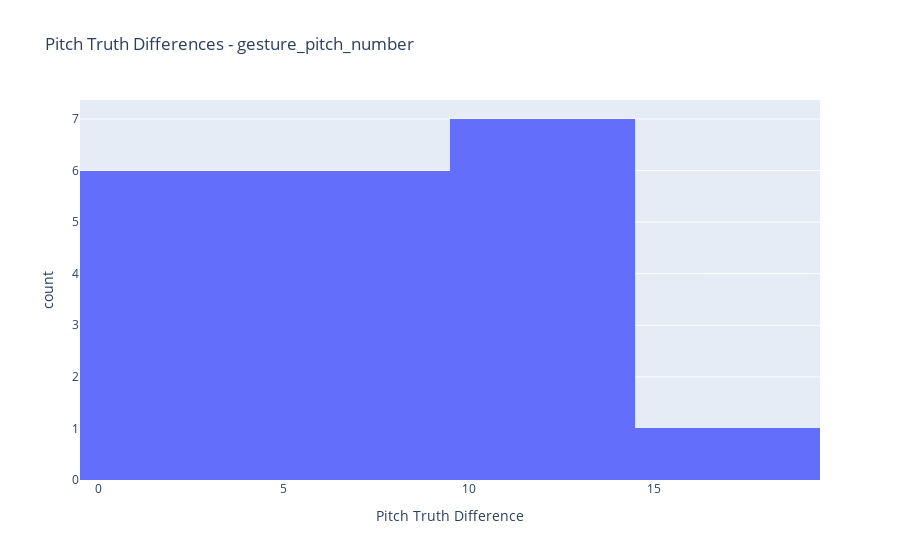
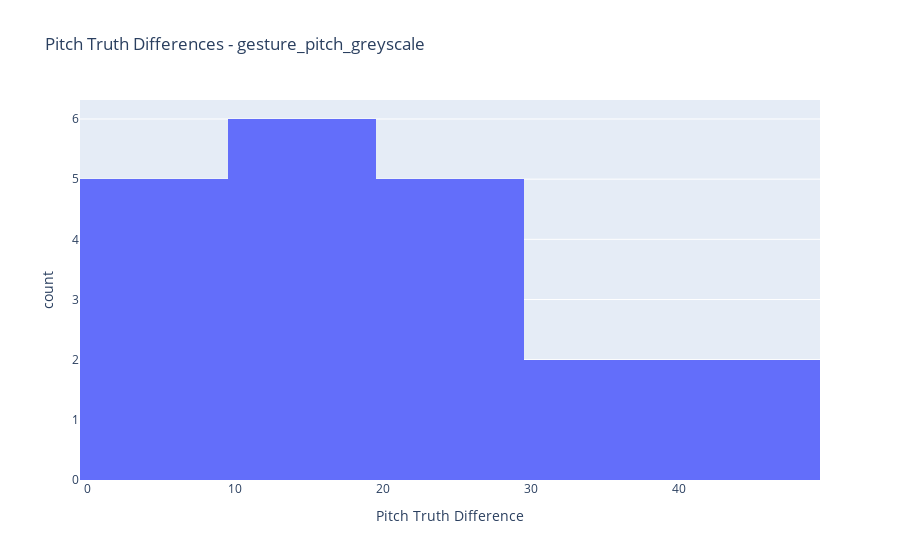
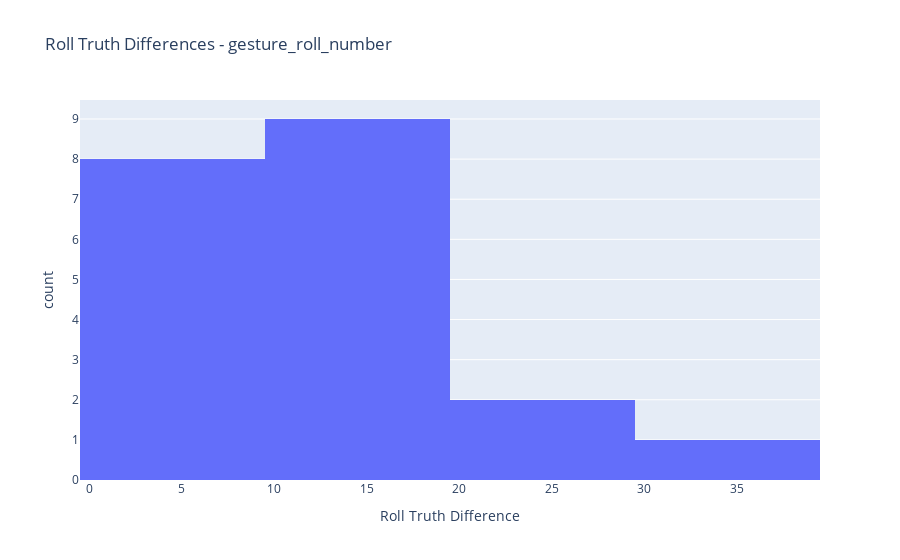
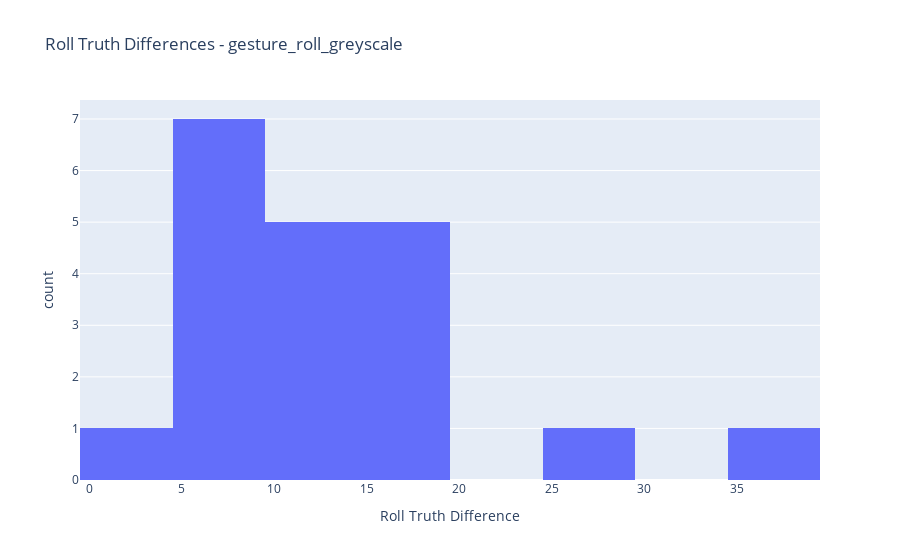

Notebook source saved alongside these figures, in order:
### Code cell
def create_histogram_truth_plots(experiment_type, truth_type):
    filtered_df = df[(df['experiment_type'] == experiment_type) & 
                     (df['inputType'] == truth_type["input_type"])]

    fig = px.histogram(filtered_df, x=truth_type["truth_diff"],
                    title=f'{truth_type['label']} Differences - {experiment_type}',
                    labels={f'{truth_type["truth_diff"]}': f'{truth_type["label"]} Difference'})
    
    fig.show()
    
for experiment_type, truth_type in experiment_truth_type.items():
    create_histogram_truth_plots(experiment_type, truth_type)

### Figure 1 — Plotly figure (JSON) as saved in the notebook; plotly's stock layout.template omitted (floating-point values rounded to 4 significant figures)
{"data": [{"alignmentgroup": "True", "bingroup": "x", "hovertemplate": "Pitch Truth Difference=%{x}<br>count=%{y}<extra></extra>", "legendgroup": "", "marker": {"color": "#636efa", "pattern": {"shape": ""}}, "name": "", "offsetgroup": "", "orientation": "v", "showlegend": false, "type": "histogram", "x": [13, 13, 12, 8, 8, 14, 2, 6, 5, 15, 3, 3, 2, 8, 11, 7, 14, 2, 10, 4], "xaxis": "x", "yaxis": "y"}], "layout": {"barmode": "relative", "legend": {"tracegroupgap": 0}, "title": {"text": "Pitch Truth Differences - gesture_pitch_number"}, "xaxis": {"anchor": "y", "domain": [0, 1], "title": {"text": "Pitch Truth Difference"}}, "yaxis": {"anchor": "x", "domain": [0, 1], "title": {"text": "count"}}}}

### Figure 2 — Plotly figure (JSON) as saved in the notebook; plotly's stock layout.template omitted (floating-point values rounded to 4 significant figures)
{"data": [{"alignmentgroup": "True", "bingroup": "x", "hovertemplate": "Pitch Truth Difference=%{x}<br>count=%{y}<extra></extra>", "legendgroup": "", "marker": {"color": "#636efa", "pattern": {"shape": ""}}, "name": "", "offsetgroup": "", "orientation": "v", "showlegend": false, "type": "histogram", "x": [13, 7, 47, 16, 26, 49, 28, 17, 6, 38, 20, 20, 8, 4, 13, 16, 34, 0, 14, 27], "xaxis": "x", "yaxis": "y"}], "layout": {"barmode": "relative", "legend": {"tracegroupgap": 0}, "title": {"text": "Pitch Truth Differences - gesture_pitch_greyscale"}, "xaxis": {"anchor": "y", "domain": [0, 1], "title": {"text": "Pitch Truth Difference"}}, "yaxis": {"anchor": "x", "domain": [0, 1], "title": {"text": "count"}}}}

### Figure 3 — Plotly figure (JSON) as saved in the notebook; plotly's stock layout.template omitted (floating-point values rounded to 4 significant figures)
{"data": [{"alignmentgroup": "True", "bingroup": "x", "hovertemplate": "Roll Truth Difference=%{x}<br>count=%{y}<extra></extra>", "legendgroup": "", "marker": {"color": "#636efa", "pattern": {"shape": ""}}, "name": "", "offsetgroup": "", "orientation": "v", "showlegend": false, "type": "histogram", "x": [3, 4, 4, 14, 17, 1, 10, 13, 0, 20, 23, 32, 17, 15, 17, 2, 15, 1, 2, 17], "xaxis": "x", "yaxis": "y"}], "layout": {"barmode": "relative", "legend": {"tracegroupgap": 0}, "title": {"text": "Roll Truth Differences - gesture_roll_number"}, "xaxis": {"anchor": "y", "domain": [0, 1], "title": {"text": "Roll Truth Difference"}}, "yaxis": {"anchor": "x", "domain": [0, 1], "title": {"text": "count"}}}}

### Figure 4 — Plotly figure (JSON) as saved in the notebook; plotly's stock layout.template omitted (floating-point values rounded to 4 significant figures)
{"data": [{"alignmentgroup": "True", "bingroup": "x", "hovertemplate": "Roll Truth Difference=%{x}<br>count=%{y}<extra></extra>", "legendgroup": "", "marker": {"color": "#636efa", "pattern": {"shape": ""}}, "name": "", "offsetgroup": "", "orientation": "v", "showlegend": false, "type": "histogram", "x": [8, 18, 10, 19, 9, 11, 15, 39, 8, 6, 8, 7, 12, 17, 10, 27, 1, 18, 10, 9], "xaxis": "x", "yaxis": "y"}], "layout": {"barmode": "relative", "legend": {"tracegroupgap": 0}, "title": {"text": "Roll Truth Differences - gesture_roll_greyscale"}, "xaxis": {"anchor": "y", "domain": [0, 1], "title": {"text": "Roll Truth Difference"}}, "yaxis": {"anchor": "x", "domain": [0, 1], "title": {"text": "count"}}}}
